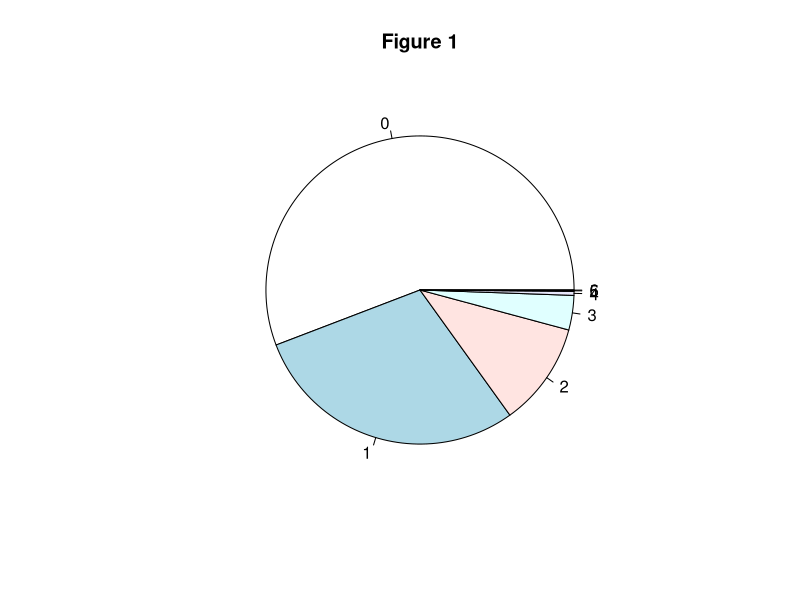
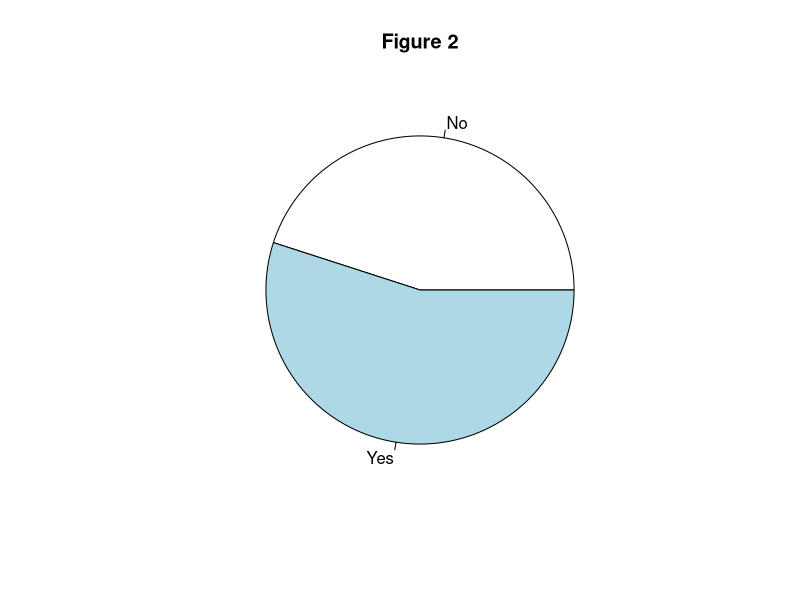
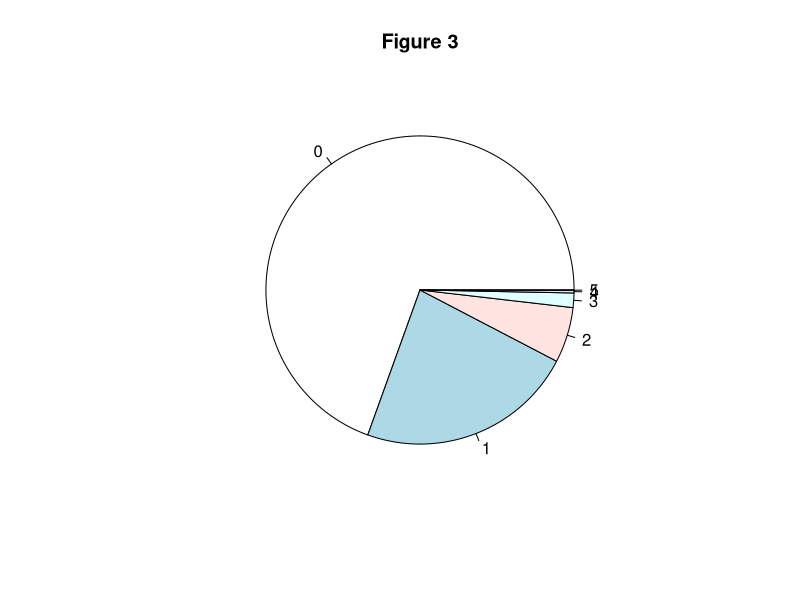
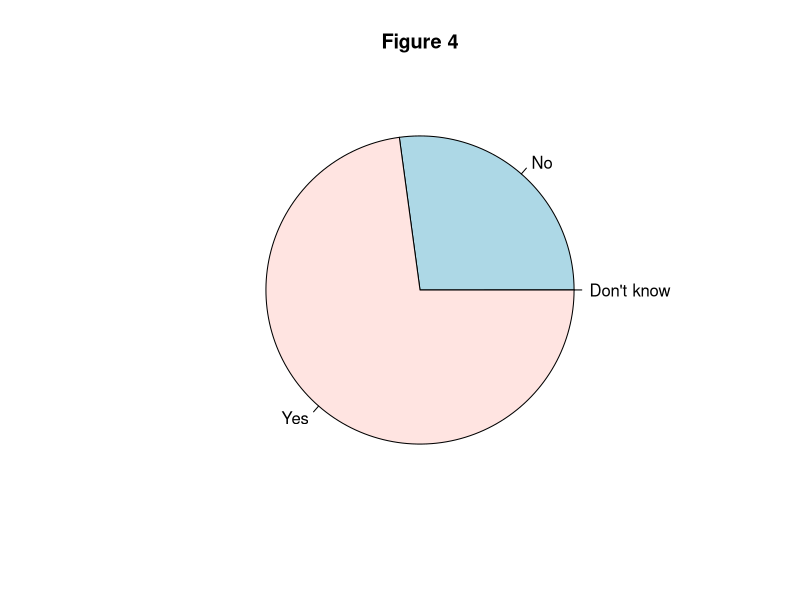
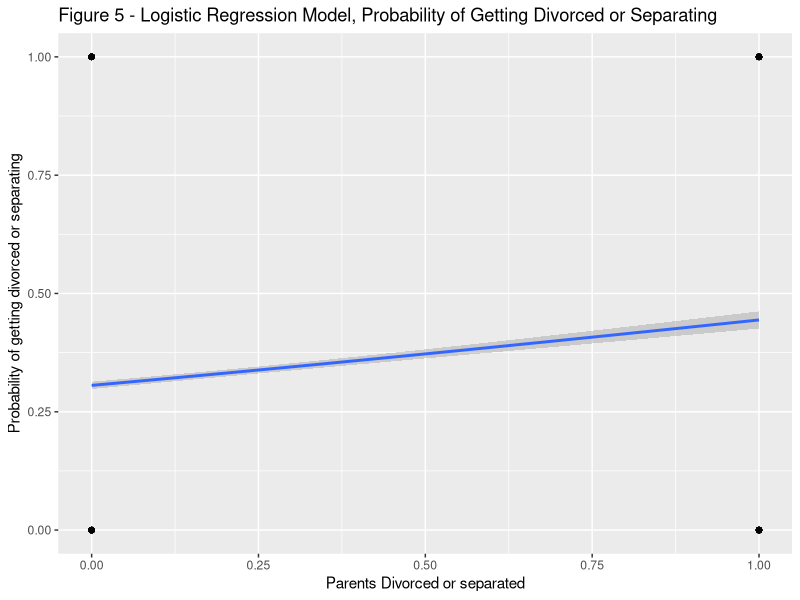
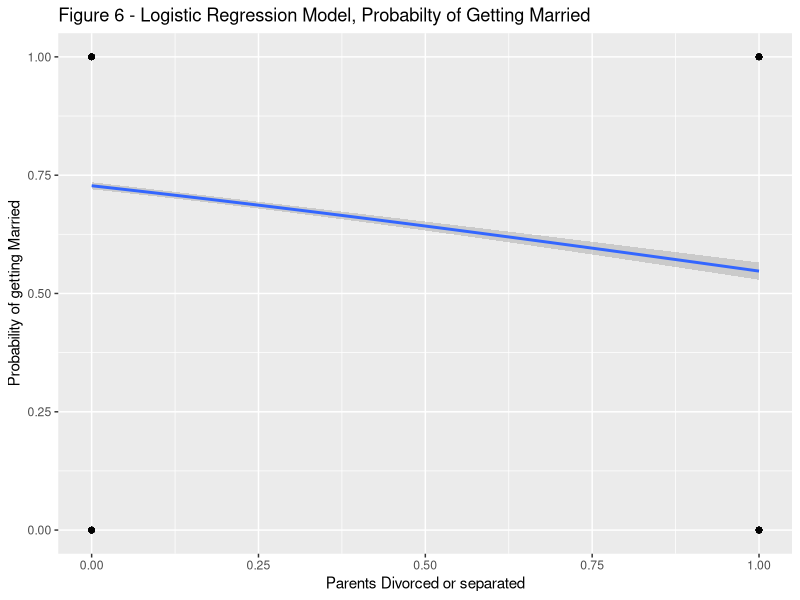

Write R code to recreate these figures, in order.
## ---- chunk 1
knitr::opts_chunk$set(echo = FALSE)
## ---- chunk 2
library(tidyverse)
library(dplyr)
library(caret)
data <- read.csv("analysis1.csv")

data1 <-data %>% 
  filter(parents_divorced >=0 | parents_separated >=0) %>% 
  mutate(parents_divorced = 1)

#Pie graph of number of divorces/separations of people whose parents are not together
data1 %>% 
  select(separate_or_divorce) %>% 
  pull() %>% table %>% pie(main = "Figure 1")
print("This figure shows the number of divorces for people whose parents are also divorced")

data1 %>% 
  select(ever_married) %>% 
  pull() %>% table %>% pie(main = "Figure 2")
print("This figure shows the ratio of people who got married and whose parents are divorced")

data2 <- data %>% 
  filter(is.na(parents_divorced) & is.na(parents_separated)) %>% 
  mutate(parents_divorced = 0)

#Pie graph of number of divorces/separations of people whose parents are together
data2 %>% 
  select(separate_or_divorce) %>% 
  pull() %>% table %>% pie(main = "Figure 3")
print("This figure shows the number of divorces for people whose parents are also together")

data2 %>% 
  select(ever_married) %>% 
  pull() %>% table %>% pie(main = "Figure 4")
print("This figure shows the ratio of people who got married and whose parents are together")

# if parents_divorced = 1, then parents are divorced or separated, else parents are together still
data <- rbind(data1, data2)

data3 <- data %>% 
  filter(separate_or_divorce > 0) %>% 
  mutate(separate_or_divorce = 1)

data4 <- data %>% 
  filter(separate_or_divorce == 0)

# if separate_or_divorce = 1, then respondent has had a divorce or separation
data <- rbind(data3,data4)

set.seed(1003394409)
training.samples <- data$separate_or_divorce %>% 
  createDataPartition(p = 0.8, list = FALSE)
train.data  <- data[training.samples, ]
test.data <- data[-training.samples, ]

# Logistic regression model, probability you get divorced if parents are divorced
logitDiv <- glm(separate_or_divorce ~ parents_divorced, data = train.data, family="binomial") 

print("A summary of the simple logistical regression for the probability if someone is divorced based on if their parents are divorced or separated. From this we can see log(p/(1-p)) = -0.81986 + 0.59516*parents_divorced")
summary(logitDiv)


probabilities <- logitDiv %>% predict(test.data, type = "response")
predicted.classes <- ifelse(probabilities > 0.5, 1, 0)

#Model Accuracy
mod1acc <- mean(predicted.classes == test.data$separate_or_divorce)
print(paste0("The model accuracy is ", mod1acc))

train.data %>%
  mutate(prob = ifelse(separate_or_divorce == 1, 1, 0)) %>%
  ggplot(aes(parents_divorced, prob)) +
  geom_point(alpha = 0.2) +
  geom_smooth(method = "glm", method.args = list(family = "binomial")) +
  labs(
    title = "Figure 5 - Logistic Regression Model, Probability of Getting Divorced or Separating", 
    x = "Parents Divorced or separated",
    y = "Probability of getting divorced or separating"
    )

ndata1 <- data %>% 
  filter(ever_married == "Yes") %>%
  mutate(ever_married = 1)

ndata2 <- data %>% 
  filter(ever_married == "No" | ever_married == "Don't know") %>% 
  mutate(ever_married = 0)

data <- rbind(ndata1, ndata2)


set.seed(1003394409)
training.samples <- data$ever_married %>% 
  createDataPartition(p = 0.8, list = FALSE)
train.data  <- data[training.samples, ]
test.data <- data[-training.samples, ]


# Logistic regression model, probability you get married if parents are divorced
logitMar <- glm(ever_married ~ parents_divorced, data = train.data, family="binomial")  

print("A summary of the simple logistical regression for the probability if someone is married based on if their parents are divorced or separated. From this we can see log(p/(1-p)) = 0.98292 -0.79320*parents_divorced")
summary(logitMar)

probabilities <- logitMar %>% predict(test.data, type = "response")
predicted.classes <- ifelse(probabilities > 0.5, 1, 0)

#Model Accuracy
mod2acc <- mean(predicted.classes == test.data$ever_married)
print(paste0("The model accuracy is ", mod2acc))

train.data %>%
  mutate(prob = ifelse(ever_married == 1, 1, 0)) %>%
  ggplot(aes(parents_divorced, prob)) +
  geom_point(alpha = 0.2) +
  geom_smooth(method = "glm", method.args = list(family = "binomial")) +
  labs(
    title = "Figure 6 - Logistic Regression Model, Probabilty of Getting Married", 
    x = "Parents Divorced or separated",
    y = "Probability of getting Married"
    )

